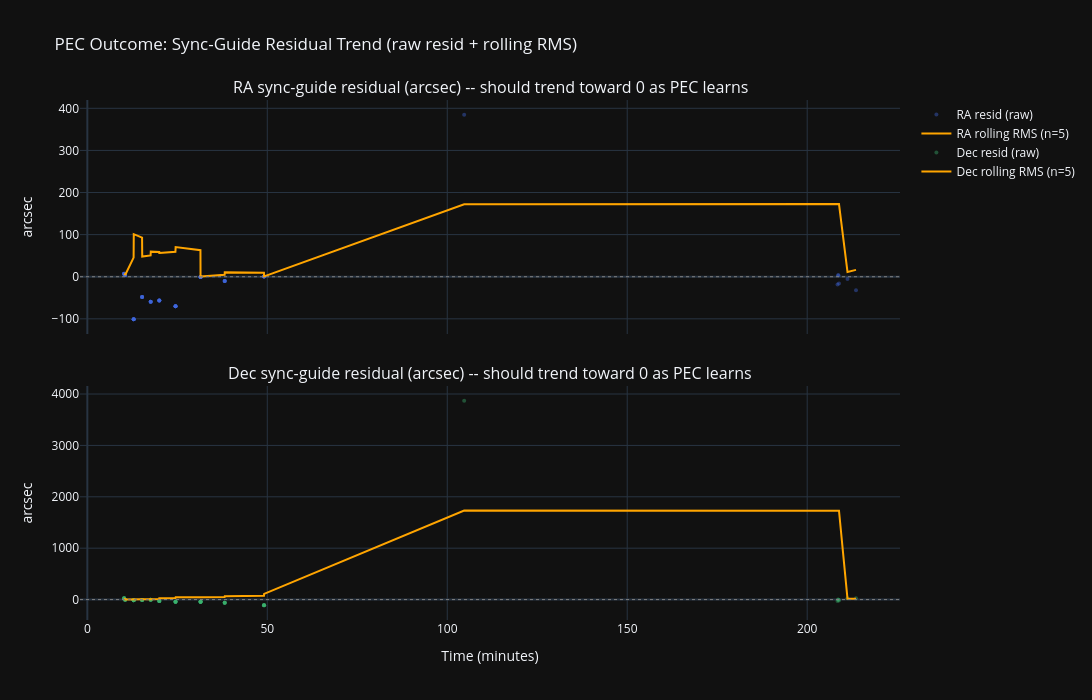

Notebook code cell kept with this figure:
### Markdown cell above
# PEC Outcome Overview

The real test of whether PEC is working: is `resid` (this sync's raw guide error, in arcmin --
`resid_1`=RA, `resid_2`=Dec after the standard list-flattening) trending toward zero and getting
less noisy over the session? This is the ground-truth guiding outcome PEC is trying to improve,
distinct from `total_accum` (which accumulates continuously by design and never shrinks -- see the
section below) and from `rmse`/`r2` (which describe the *model's own fit quality*, not the
resulting guiding error). Per control.py's `_pec_log()`: "should shrink as PEC improves."

Note `n` (and so `resid`) resets whenever the PEC model resets (goto/rotate/jog/stop-tracking/config
change -- see the reset-aware analysis further below), so a session spanning multiple resets will
show the residual jump back up at each reset before resuming its downward trend within that segment.

See also the Base vs Corrected Frame Shift diagnostic below, which cross-checks this from KFLOG telemetry when available.

### Code cell
# ── PEC Outcome Overview: are sync-guide residuals shrinking over the session? ─────────────
resid = df.dropna(subset=['resid_1', 'resid_2']).copy()
resid['resid_ra_arcsec']  = resid['resid_1'] * 60
resid['resid_dec_arcsec'] = resid['resid_2'] * 60
resid = resid.sort_values('t_sec').reset_index(drop=True)

ROLL_N = max(5, len(resid) // 20)   # ~20 points of smoothing across the session, floor of 5 cycles
resid['ra_rms_roll']  = resid['resid_ra_arcsec'].rolling(ROLL_N, min_periods=1).apply(lambda x: np.sqrt(np.mean(x**2)))
resid['dec_rms_roll'] = resid['resid_dec_arcsec'].rolling(ROLL_N, min_periods=1).apply(lambda x: np.sqrt(np.mean(x**2)))

def trend_summary(t, y, label):
    """OLS slope of y (arcsec) vs t (sec) -- negative means shrinking/improving -- plus a
    first-fifth vs last-fifth RMS comparison, which is more robust to a single noisy cycle
    than the endpoints alone."""
    if len(t) < 4:
        print(f"{label}: not enough sync cycles ({len(t)}) for a trend")
        return
    slope, intercept = np.polyfit(t, y, 1)
    yhat = np.polyval([slope, intercept], t)
    r2 = r2_score(y, yhat)
    n = len(y)
    k = max(1, n // 5)
    rms_first = np.sqrt(np.mean(y[:k]**2))
    rms_last  = np.sqrt(np.mean(y[-k:]**2))
    pct_change = 100 * (rms_last - rms_first) / rms_first if rms_first != 0 else np.nan
    direction = "decreasing -- PEC improving" if slope < 0 else "increasing -- PEC not converging / worsening"
    print(f"=== {label} sync residual outcome (N={n} cycles) ===")
    print(f"Linear trend:         {slope*3600:+8.3f} arcsec/hr   R²={r2:.3f} ({r2_quality(r2)} fit) -- {direction}")
    print(f"First {k} cycles RMS:   {rms_first:8.3f} arcsec")
    print(f"Last  {k} cycles RMS:   {rms_last:8.3f} arcsec")
    print(f"Change:                {pct_change:+7.1f}%  ({'improvement' if pct_change < 0 else 'regression'})")
    print()

trend_summary(resid.t_sec.values, resid.resid_ra_arcsec.values,  "RA")
trend_summary(resid.t_sec.values, resid.resid_dec_arcsec.values, "Dec")

fig = make_subplots(rows=2, cols=1, shared_xaxes=True,
    subplot_titles=["RA sync-guide residual (arcsec) -- should trend toward 0 as PEC learns",
                     "Dec sync-guide residual (arcsec) -- should trend toward 0 as PEC learns"],
    vertical_spacing=0.1)

fig.add_trace(go.Scatter(x=resid.t_sec/60, y=resid.resid_ra_arcsec, mode='markers', name='RA resid (raw)',
    marker=dict(size=4, color='royalblue', opacity=0.4)), row=1, col=1)
fig.add_trace(go.Scatter(x=resid.t_sec/60, y=resid.ra_rms_roll, mode='lines', name=f'RA rolling RMS (n={ROLL_N})',
    line=dict(color='orange', width=2)), row=1, col=1)

fig.add_trace(go.Scatter(x=resid.t_sec/60, y=resid.resid_dec_arcsec, mode='markers', name='Dec resid (raw)',
    marker=dict(size=4, color='mediumseagreen', opacity=0.4)), row=2, col=1)
fig.add_trace(go.Scatter(x=resid.t_sec/60, y=resid.dec_rms_roll, mode='lines', name=f'Dec rolling RMS (n={ROLL_N})',
    line=dict(color='orange', width=2)), row=2, col=1)

fig.add_hline(y=0, line=dict(color='gray', width=1, dash='dot'), row=1, col=1)
fig.add_hline(y=0, line=dict(color='gray', width=1, dash='dot'), row=2, col=1)

fig.update_xaxes(title_text='Time (minutes)', row=2, col=1)
fig.update_yaxes(title_text='arcsec', row=1, col=1)
fig.update_yaxes(title_text='arcsec', row=2, col=1)
fig.update_layout(height=700, width=1200, template='plotly_dark',
    title='PEC Outcome: Sync-Guide Residual Trend (raw resid + rolling RMS)',
    hovermode='x unified', legend=dict(groupclick='toggleitem'))
fig.show()

### Figure 1 — Plotly figure (JSON) as saved in the notebook; plotly's stock layout.template omitted (floating-point values rounded to 4 significant figures)
{"data": [{"marker": {"color": "royalblue", "opacity": 0.4, "size": 4}, "mode": "markers", "name": "RA resid (raw)", "type": "scatter", "x": [10.19, 10.21, 10.21, 10.22, 10.24, 10.24, 10.48, 10.5, 10.5, 10.5, 10.52, 10.52, 12.86, 12.86, 12.87, 12.88, 12.88, 12.9, 12.9, 15.21, 15.21, 15.23, 15.23, 15.23, 15.25, 17.58, 17.59, 17.59, 17.61, 17.61, 17.63, 19.98, 19.98, 20.0, 20.0, 20.0, 20.02, 20.02, 24.48, 24.49, 24.49, 24.51, 24.51, 24.51, 24.54, 24.54, 31.43, 31.43, 31.44, 31.46, 31.46, 31.46, 31.47, 31.47, 31.49, 31.49, 38.15, 38.16, 38.17, 38.17, 38.18, 38.18, 49.07, 49.07, 49.09, 49.09, 49.1, 49.11, 49.12, 104.7, 208.4, 208.6, 208.7, 208.8, 211.2, 213.6], "xaxis": "x", "y": [6.99, 6.99, 6.99, 6.99, 6.99, 6.99, 4.12, 4.12, 4.12, 4.12, 4.12, 4.12, -101.1, -101.1, -101.1, -101.1, -101.1, -101.1, -101.1, -47.92, -47.92, -47.92, -47.92, -47.92, -47.92, -59.6, -59.6, -59.6, -59.6, -59.6, -59.6, -56.29, -56.29, -56.29, -56.29, -56.29, -56.29, -56.29, -70.39, -70.39, -70.39, -70.39, -70.39, -70.39, -70.39, -70.39, -0.68, -0.68, -0.68, -0.68, -0.68, -0.68, -0.68, -0.68, -0.68, -0.68, -10.32, -10.32, -10.32, -10.32, -10.32, -10.32, 0.7, 0.7, 0.7, 0.7, 0.7, 0.7, 0.7, 384.8, -18.3, 3.25, 3.74, -16.18, -5.54, -31.88], "yaxis": "y"}, {"line": {"color": "orange", "width": 2}, "mode": "lines", "name": "RA rolling RMS (n=5)", "type": "scatter", "x": [10.19, 10.21, 10.21, 10.22, 10.24, 10.24, 10.48, 10.5, 10.5, 10.5, 10.52, 10.52, 12.86, 12.86, 12.87, 12.88, 12.88, 12.9, 12.9, 15.21, 15.21, 15.23, 15.23, 15.23, 15.25, 17.58, 17.59, 17.59, 17.61, 17.61, 17.63, 19.98, 19.98, 20.0, 20.0, 20.0, 20.02, 20.02, 24.48, 24.49, 24.49, 24.51, 24.51, 24.51, 24.54, 24.54, 31.43, 31.43, 31.44, 31.46, 31.46, 31.46, 31.47, 31.47, 31.49, 31.49, 38.15, 38.16, 38.17, 38.17, 38.18, 38.18, 49.07, 49.07, 49.09, 49.09, 49.1, 49.11, 49.12, 104.7, 208.4, 208.6, 208.7, 208.8, 211.2, 213.6], "xaxis": "x", "y": [6.99, 6.99, 6.99, 6.99, 6.99, 6.99, 6.518, 6.009, 5.452, 4.832, 4.12, 4.12, 45.37, 64.03, 78.36, 90.45, 101.1, 101.1, 101.1, 92.94, 83.98, 73.94, 62.3, 47.92, 47.92, 50.47, 52.9, 55.23, 57.45, 59.6, 59.6, 58.95, 58.3, 57.64, 56.97, 56.29, 56.29, 56.29, 59.38, 62.31, 65.12, 67.8, 70.39, 70.39, 70.39, 70.39, 62.96, 54.53, 44.52, 31.49, 0.68, 0.68, 0.68, 0.68, 0.68, 0.68, 4.655, 6.548, 8.005, 9.235, 10.32, 10.32, 9.236, 8.006, 6.549, 4.658, 0.7, 0.7, 0.7, 172.1, 172.3, 172.3, 172.3, 172.5, 11.42, 16.33], "yaxis": "y"}, {"marker": {"color": "mediumseagreen", "opacity": 0.4, "size": 4}, "mode": "markers", "name": "Dec resid (raw)", "type": "scatter", "x": [10.19, 10.21, 10.21, 10.22, 10.24, 10.24, 10.48, 10.5, 10.5, 10.5, 10.52, 10.52, 12.86, 12.86, 12.87, 12.88, 12.88, 12.9, 12.9, 15.21, 15.21, 15.23, 15.23, 15.23, 15.25, 17.58, 17.59, 17.59, 17.61, 17.61, 17.63, 19.98, 19.98, 20.0, 20.0, 20.0, 20.02, 20.02, 24.48, 24.49, 24.49, 24.51, 24.51, 24.51, 24.54, 24.54, 31.43, 31.43, 31.44, 31.46, 31.46, 31.46, 31.47, 31.47, 31.49, 31.49, 38.15, 38.16, 38.17, 38.17, 38.18, 38.18, 49.07, 49.07, 49.09, 49.09, 49.1, 49.11, 49.12, 104.7, 208.4, 208.6, 208.7, 208.8, 211.2, 213.6], "xaxis": "x2", "y": [24.33, 24.33, 24.33, 24.33, 24.33, 24.33, -3.55, -3.55, -3.55, -3.55, -3.55, -3.55, -14.86, -14.86, -14.86, -14.86, -14.86, -14.86, -14.86, -7.56, -7.56, -7.56, -7.56, -7.56, -7.56, -4.59, -4.59, -4.59, -4.59, -4.59, -4.59, -27.21, -27.21, -27.21, -27.21, -27.21, -27.21, -27.21, -44.7, -44.7, -44.7, -44.7, -44.7, -44.7, -44.7, -44.7, -43.81, -43.81, -43.81, -43.81, -43.81, -43.81, -43.81, -43.81, -43.81, -43.81, -63.22, -63.22, -63.22, -63.22, -63.22, -63.22, -111.4, -111.4, -111.4, -111.4, -111.4, -111.4, -111.4, 3870.0, -25.86, 1.1, -3.34, -16.93, 25.49, 25.4], "yaxis": "y2"}, {"line": {"color": "orange", "width": 2}, "mode": "lines", "name": "Dec rolling RMS (n=5)", "type": "scatter", "x": [10.19, 10.21, 10.21, 10.22, 10.24, 10.24, 10.48, 10.5, 10.5, 10.5, 10.52, 10.52, 12.86, 12.86, 12.87, 12.88, 12.88, 12.9, 12.9, 15.21, 15.21, 15.23, 15.23, 15.23, 15.25, 17.58, 17.59, 17.59, 17.61, 17.61, 17.63, 19.98, 19.98, 20.0, 20.0, 20.0, 20.02, 20.02, 24.48, 24.49, 24.49, 24.51, 24.51, 24.51, 24.54, 24.54, 31.43, 31.43, 31.44, 31.46, 31.46, 31.46, 31.47, 31.47, 31.49, 31.49, 38.15, 38.16, 38.17, 38.17, 38.18, 38.18, 49.07, 49.07, 49.09, 49.09, 49.1, 49.11, 49.12, 104.7, 208.4, 208.6, 208.7, 208.8, 211.2, 213.6], "xaxis": "x2", "y": [24.33, 24.33, 24.33, 24.33, 24.33, 24.33, 21.82, 18.98, 15.63, 11.33, 3.55, 3.55, 7.365, 9.792, 11.73, 13.39, 14.86, 14.86, 14.86, 13.71, 12.46, 11.07, 9.481, 7.56, 7.56, 7.067, 6.536, 5.958, 5.318, 4.59, 4.59, 12.84, 17.57, 21.28, 24.42, 27.21, 27.21, 27.21, 31.49, 35.26, 38.67, 41.79, 44.7, 44.7, 44.7, 44.7, 44.52, 44.35, 44.17, 43.99, 43.81, 43.81, 43.81, 43.81, 43.81, 43.81, 48.32, 52.44, 56.27, 59.84, 63.22, 63.22, 75.36, 85.79, 95.09, 103.6, 111.4, 111.4, 111.4, 1734.0, 1733.0, 1732.0, 1732.0, 1731.0, 17.99, 17.85], "yaxis": "y2"}], "layout": {"annotations": [{"font": {"size": 16}, "showarrow": false, "text": "RA sync-guide residual (arcsec) -- should trend toward 0 as PEC learns", "x": 0.5, "xanchor": "center", "xref": "paper", "y": 1, "yanchor": "bottom", "yref": "paper"}, {"font": {"size": 16}, "showarrow": false, "text": "Dec sync-guide residual (arcsec) -- should trend toward 0 as PEC learns", "x": 0.5, "xanchor": "center", "xref": "paper", "y": 0.45, "yanchor": "bottom", "yref": "paper"}], "height": 700, "hovermode": "x unified", "legend": {"groupclick": "toggleitem"}, "shapes": [{"line": {"color": "gray", "dash": "dot", "width": 1}, "type": "line", "x0": 0, "x1": 1, "xref": "x domain", "y0": 0, "y1": 0, "yref": "y"}, {"line": {"color": "gray", "dash": "dot", "width": 1}, "type": "line", "x0": 0, "x1": 1, "xref": "x2 domain", "y0": 0, "y1": 0, "yref": "y2"}], "title": {"text": "PEC Outcome: Sync-Guide Residual Trend (raw resid + rolling RMS)"}, "width": 1200, "xaxis": {"anchor": "y", "domain": [0, 1], "matches": "x2", "showticklabels": false}, "xaxis2": {"anchor": "y2", "domain": [0, 1], "title": {"text": "Time (minutes)"}}, "yaxis": {"anchor": "x", "domain": [0.55, 1], "title": {"text": "arcsec"}}, "yaxis2": {"anchor": "x2", "domain": [0, 0.45], "title": {"text": "arcsec"}}}}
